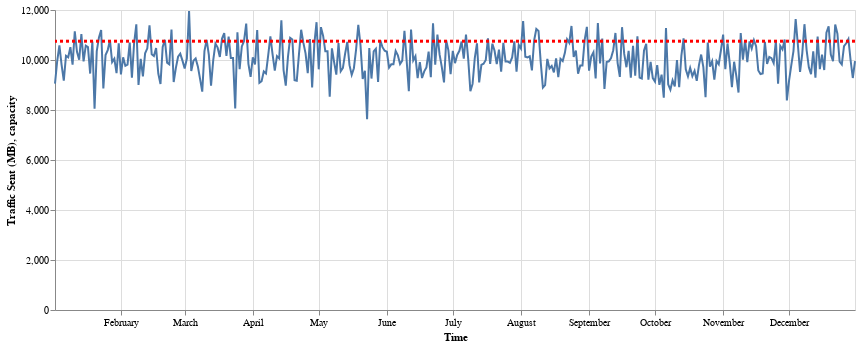

Write notebook code for a chart like this one.
### Code cell
#A quick function to sum up the property values on the edge 
def edge_weight(edge,prop_name):
    return sum(list(map(lambda e: e[1],edge.property_history(prop_name))))

#Get the NO1 -> NO2 edge and create a rolling daily window  - this returns an iterator of views of the edge, one for each day in the sample period
rolling_edge = device_graph.edge("N01","N02").rolling(step='1 day', window='1 day')

#Create a new dataframe
result = pd.DataFrame()
#Run over the iterator and calculate the daily total traffic for NO1->NO2
result['Traffic Sent (MB)'] = [edge_weight(e,"traffic") for e in rolling_edge]
#Run over the iterator and get the timestamp for each edge view
result['Time'] = [e.end_date_time() for e in rolling_edge]

#Add this data to a altair chart
chart = alt.Chart(result).mark_line().encode(
    x="Time:T",
    y="Traffic Sent (MB):Q",
).properties(
    width=800,
)

#Get the capacity of this edge
capacity = device_graph.edge("N01","N02")["capacity"]
#Wrap this in a dataframe as its what the altair lib requires
capacity = pd.DataFrame({'capacity': [capacity]})
#draw this capacity as a straight line on the chart so we can see when the edge was over capacity
capacity_line = alt.Chart(capacity).mark_rule(color='red', strokeWidth=3,strokeDash=[3, 3]).encode(y='capacity:Q')

alt.layer(chart,capacity_line)

### Figure 1 — Vega-Lite specification as saved in the notebook (floating-point values rounded to 4 significant figures; data arrays with more than 128 entries replaced by an {"elided": "..."} marker saying what was removed)
{"config": {"view": {"continuousWidth": 400, "continuousHeight": 300}}, "layer": [{"data": {"name": "data-63897bc23a799642ab05d575a1a3b50c"}, "mark": "line", "encoding": {"x": {"field": "Time", "type": "temporal"}, "y": {"field": "Traffic Sent (MB)", "type": "quantitative"}}, "width": 800}, {"data": {"name": "data-3dbef05335d08111b543db0c09b1669b"}, "mark": {"type": "rule", "color": "red", "strokeDash": [3, 3], "strokeWidth": 3}, "encoding": {"y": {"field": "capacity", "type": "quantitative"}}}], "$schema": "https://vega.github.io/schema/vega-lite/v4.17.0.json", "datasets": {"data-63897bc23a799642ab05d575a1a3b50c": {"elided": "365 records"}, "data-3dbef05335d08111b543db0c09b1669b": [{"capacity": 10752}]}}
